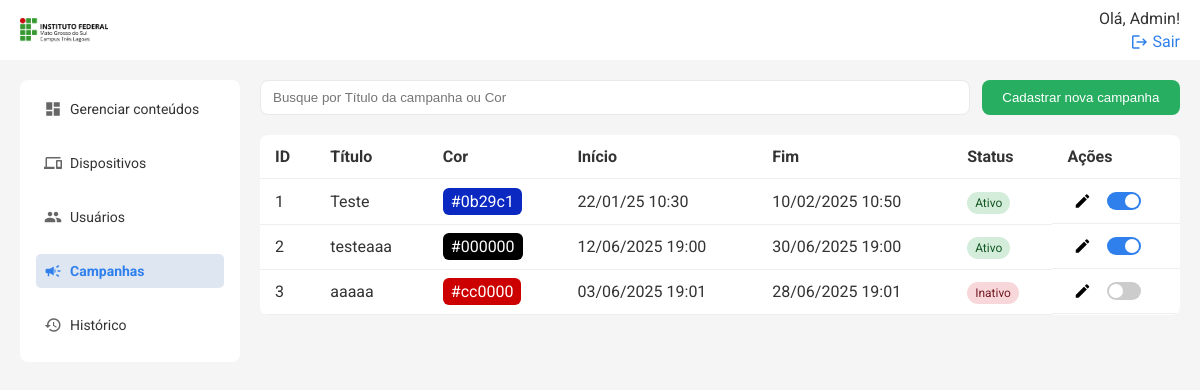
/api/campanhas/list (signed in), run on an earlier commit of the app's database.
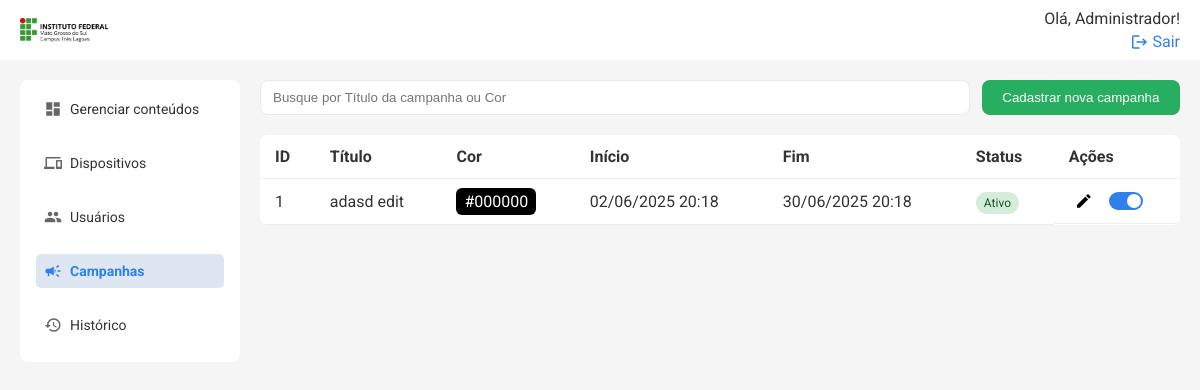
And on a later commit of the database.
### models.py (models this page shows, shortened)
class User(db.Model):
    id = db.Column(db.Integer, primary_key=True)
    name = db.Column(db.String(50), nullable=False)
    email = db.Column(db.String(120), nullable=False, unique=True)
    status = db.Column(db.String(10), nullable=False, default='Ativo')
    senha = db.Column(db.String(100), nullable=False)
    logUser = db.relationship('Log', backref=db.backref('user'))
    is_admin = db.Column(db.Boolean, default=False)

class Campanha(db.Model):
    id = db.Column(db.Integer, primary_key=True)
    titulo = db.Column(db.String(100), nullable=False)
    cor = db.Column(db.String(7), nullable=False, default="#FFFFFF")
    status = db.Column(db.String(10), nullable=False, default="Ativo")
    inicio = db.Column(db.DateTime, nullable=False, default=datetime.utcnow)
    fim = db.Column(db.DateTime, nullable=True)

### routes/campanhas.py (the view)
@campanhas_bp.route('/list', methods=['GET'])
@login_required
@admin_required
def listar_campanhas():
    campanhas = Campanha.query.all()
    return render_template('campanhas.html', campanhas=campanhas)

### templates/campanhas.html (shortened to what this page needs)
{% extends 'base.html' %} {% block title %}Campanhas{% endblock %} {% block
content %}
<div class="search-cta">
    <input
        type="text"
        placeholder="Busque por Título da campanha ou Cor"
        class="search"
        id="buscaCampanhas"
    />
    <button class="btn" onclick="openModal()">Cadastrar nova campanha</button>
</div>
<table class="table">
    <thead>
        <tr>
            <th>ID</th>
            <th>Título</th>
            <th>Cor</th>
            <th>Início</th>
            <th>Fim</th>
            <th>Status</th>
            <th>Ações</th>
        </tr>
    </thead>
    <tbody id="campanhaTableBody">
        {% for campanha in campanhas %}
        <tr>
            <td>{{ campanha.id }}</td>
            <td>{{ campanha.titulo }}</td>
            <td>
                <span
                    style="background-color: {{ campanha.cor }}; padding: 4px 8px; border-radius: 6px; color: #fff;"
                >
                    {{ campanha.cor }}
                </span>
            </td>
            <td>
                {{ campanha.inicio.strftime('%d/%m/%Y %H:%M') if campanha.inicio
                else '' }}
            </td>
            <td>
                {{ campanha.fim.strftime('%d/%m/%Y %H:%M') if campanha.fim else
                '' }}
            </td>
            <td>
                <span
                    class="status {{ 'ativo' if campanha.status == 'Ativo' else 'inativo' }}"
                >
                    {{ campanha.status }}
                </span>
            </td>
            <td class="acoes">
                <button
                    class="edit"
                    title="Editar campanha"
                    onclick="editCampanha({{ campanha.id }})"
                >
                    <span class="material-icons">edit</span>
                </button>
                <label class="switch" title="Ativar/Inativar campanha">
                    <span class="slider"></span>
                </label>
            </td>
        </tr>
        {% endfor %}
    </tbody>
</table>
{% endblock %}

### templates/topo.html (shortened to what this page needs)
<header class="topbar">
    <a href="{{ url_for('conteudos.listar_conteudos') }}" class="logo-topo">
        <img
            src="{{ url_for('static', filename='images/logo-ifms-tl.png') }}"
            alt="IFMS Logo"
            style="height: 24px; vertical-align: middle; margin-right: 8px"
        />
    </a>
    <div class="profile">
        {% if session['user_name'] %}
        <span>Olá, {{ session['user_name'] }}!</span>
        <a href="{{ url_for('auth.logout') }}">
            <span class="material-icons">logout</span>
            Sair
        </a>
        {% else %}
        <a href="{{ url_for('auth.login_usuario') }}">Entrar</a>
        {% endif %}
    </div>
</header>

What changed in the data, as far as the page shows it:
removed Campanha: id "2", titulo "testeaaa", cor "#000000", inicio "12/06/2025 19:00", fim "30/06/2025 19:00", status "Ativo"
removed Campanha: id "3", titulo "aaaaa", cor "#cc0000", inicio "03/06/2025 19:01", fim "28/06/2025 19:01", status "Inativo"
changed User: user_name "Admin" → "Administrador"
changed Campanha "Ativo": titulo "Teste" → "adasd edit"; cor "#0b29c1" → "#000000"; inicio "22/01/25 10:30" → "02/06/2025 20:18"; fim "10/02/2025 10:50" → "30/06/2025 20:18"
